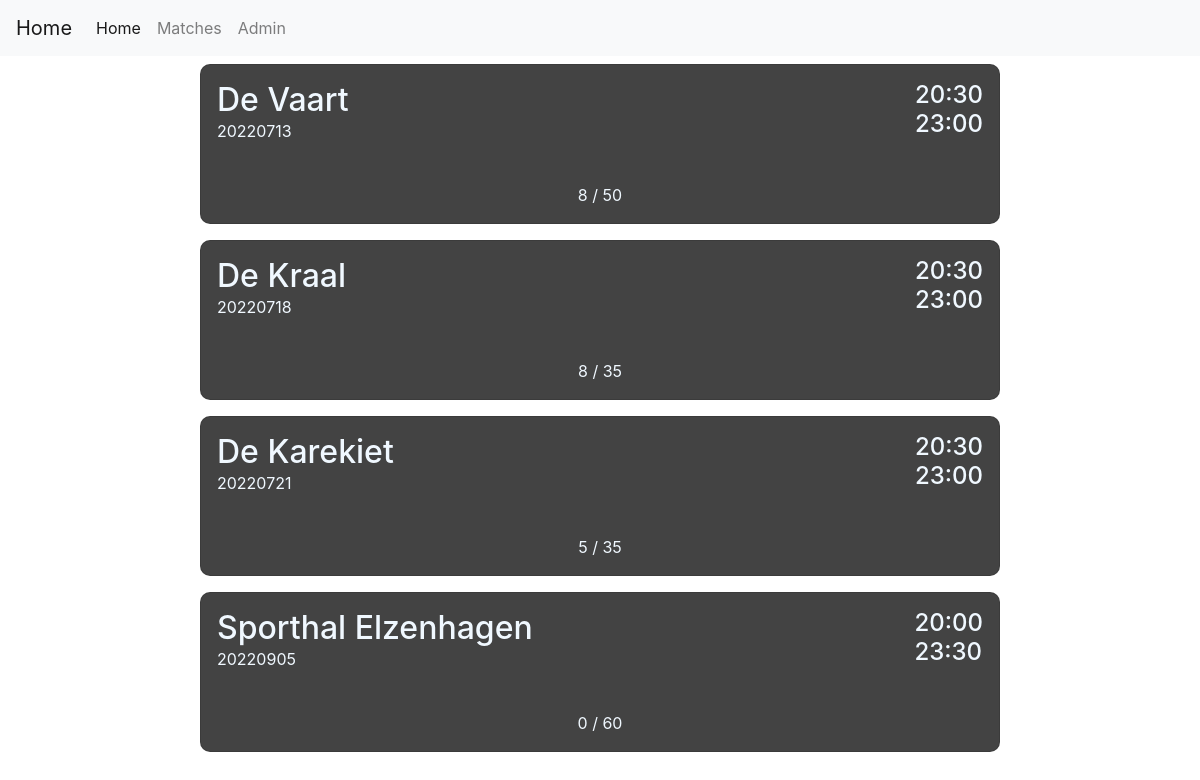
Screenshot of /matches with the database file from the repository.
### tables this page shows
CREATE TABLE MATCHDAYS ([id] INTEGER PRIMARY KEY,[date] text, [starttime] text, [endtime] text, [location] text, [max] int, [status] text, [price] text);

### Program.py (the view, shortened to what this page needs)
@app.route('/matches', methods=['GET', 'POST'])
def matches():
    match_list = getData("match")
    return render_template('matches.html', list=list(match_list.values()), n_list=len(match_list))

### Program.py (called while the page is built)
@app.after_request
def add_header(r):
    r.headers["Cache-Control"] = "no-cache, no-store, must-revalidate"
    r.headers["Pragma"] = "no-cache"
    r.headers["Expires"] = "0"
    r.headers['Cache-Control'] = 'public, max-age=0'
    return r

### templates/matches.html (shortened to what this page needs)
{% extends 'layout.html' %}
{% block body %}
<link rel="stylesheet" href="../static/matches.css">
<div class="container-fluid">
    <div class="one">
        {% for i in range(n_list) %}
        <form id="{{list[i][0]}}" method="POST" action="">
            <div class="matches">
                <div id="{{ list[i][0] }}" class="card" name="cardname" onclick="document.getElementById('{{list[i][0]}}').submit();">
                    <div class="header">
                        <div>
                            <h2 class="title">{{ list[i][3] }}</h2>
                            <p class="date">{{ list[i][0] }}</p>
                        </div>
                        <div class="time">
                            <h4 class="stamp">{{ list[i][1] }}</h4>
                            <h4 class="stamp">{{ list[i][2] }}</h4>
                        </div>
                    </div>
                    <div class="participants">
                        <p>{{ list[i][7] }} / {{ list[i][4] }}</p>
                    </div>
                </div>
            </div>
        </form>
        {% endfor %}
    </div>
</div>
{% endblock %}

### static/matches.css (style rules this page uses)
.matches { display: flex; justify-content: center; }
.card { background-color: rgb(67, 67, 67); color: aliceblue; height: 10rem; width: 50rem; border-radius: 10px; display: flex; justify-content: space-between; margin: 0.5rem 0; transition: 0.3s; }
.title { margin: 1rem 1rem 0 1rem; }
.header { display: flex; justify-content: space-between; }
.time { display: flex; flex-direction: column; margin: 1em; }
.stamp { margin: 0; }
.date { margin: 0 0 0 1rem; }
.participants { display: flex; justify-content: center; }

### rows the page displays
MATCHDAYS: location "De Vaart", date "20220713", starttime "20:30", endtime "23:00"
MATCHDAYS: location "De Kraal", date "20220718", starttime "20:30", endtime "23:00"
MATCHDAYS: location "De Karekiet", date "20220721", starttime "20:30", endtime "23:00"
MATCHDAYS: location "Sporthal Elzenhagen", date "20220905", starttime "20:00", endtime "23:30"

### other values shown
{{ list[i][7] }} "8" "8" "5" "0"
{{ list[i][4] }} "50" "35" "35" "60"
